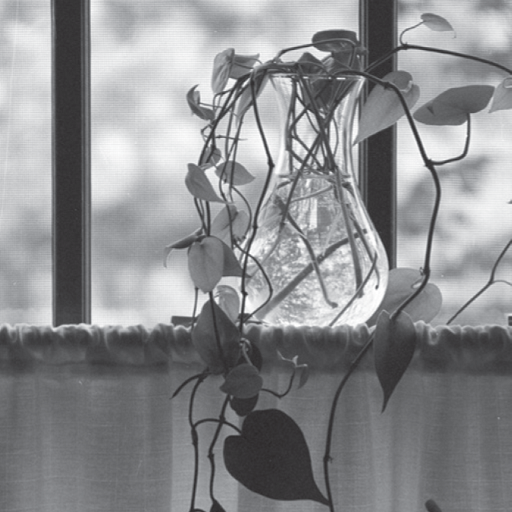
#> input picture data/image.png, 512 x 512 px
$ jupyter execute 'Test Function.ipynb'
#> lines starting #> are read from the running program, lines starting #| are printed output that depends on the picture
### oneDDWT.py
import numpy as np
from math import sqrt

## Supposition: lenght of the input N = 2^J

def one_DDWT(list,scale):
#> called with list = array of shape (4,), scale = 2
    input = np.copy(list)
    l = len(input) // 2
    while (l != 0 ):
        output = np.copy(input)
        for i in range(l):
            sum = (input[2 * i] + input[2 * i + 1]) / sqrt(2)           #h_phi pass
            difference = (input[2 * i] - input[2 * i + 1]) / sqrt(2)    #h_psi pass
            output[i] = sum                                             #Put the averaging at the right place
            output[l + i] = difference                                  #Put the difference at the right pplace
        input = np.copy(output)
        l = l // 2
        scale -= 1
        if scale == 0:                                                  #Continue until we did the number of scale wanted
            break
    return output


def inverse_one_DDWT(list,scale):
#> called with list = array of shape (4,), scale = 2
    input = np.copy(list)
    N = int(len(input))
    max_scale = np.log(N)/np.log(2)
    nb_to_skip = max_scale - scale
    l=0
    while l != N:
        if nb_to_skip >= 0:
            nb_to_skip-=1


        else:
            output = np.copy(input)
            for i in range(l):
                sum = input[i] * sqrt(2)
                difference = input[l+i] * sqrt(2)
                output[2*i] = (sum + difference)/2
                output[2*i+1] = (sum - difference)/2

            input = np.copy(output)

        if l == 0:
            l =1
        else:
            l = l * 2

    return output

### twoDDWT.py
from oneDDWT import *
import numpy as np
import matplotlib.pyplot as plt
import matplotlib.patches as patches

def twoDDWT(image_input,scale):
    image = np.copy(image_input)
    (l,c) = np.shape(image)

    for il in range(l):     #run through the lines
        image[il,:] = one_DDWT(image[il,:],scale)

    for ic in range(c):     #run through the columns
        image[:, ic] = one_DDWT(image[:, ic], scale)


    return image

def inverse_twoDDWT(image_input,scale):
    image = np.copy(image_input)
    (l,c) = np.shape(image)

    for ic in range(c):
        image[:,ic] = inverse_one_DDWT(image[:,ic],scale)

    for il in range(l):
        image[il,:] = inverse_one_DDWT(image[il,:],scale)

    return image

def plot_transform(transform, scale):
    (l,c) = np.shape(transform)

    ig, ax = plt.subplots(1)
    ax.imshow(transform,cmap='gray')

    for i in range(scale):
        rect = patches.Rectangle((l//2, c//2), l//2, c//2, linewidth=1, edgecolor='b', alpha = 0.1)  #Add a rectangle of color in the diagonal coefficients
        ax.add_patch(rect)
        l = l//2
        c = c//2

    plt.show()

### Test Function.ipynb
[cell 1]
import cv2
import numpy as np
from twoDDWT import *
from oneDDWT import *
import pylab
pylab.rcParams['figure.figsize'] = (10, 10)

# Test the 1-D transform
For f(x) = {1, 4, -3, 0}, the transform is supposed to be {1, 4, -2.121, -2.121} for a 2-scale transform

[cell 2]
f = np.array([1,4,-3,0],dtype='float64')   #The type has to be float otherwise,
transform = one_DDWT(f,2)
print(transform)

[cell 3]
reconstruct = inverse_one_DDWT(transform,2)
print(reconstruct)

We have the good transform and the good inverse transform

# Test the 2-D Transform

[cell 4]
image = cv2.imread('data/image.png', cv2.IMREAD_GRAYSCALE)
#> image: shape (512, 512); min 39, max 255, mean 140.9
image = image.astype('float64')
print(np.shape(image))
#| (512, 512)
plt.imshow(image,cmap='gray')

[cell 5]
transform = twoDDWT(image,2)
#> after the loop in twoDDWT, `for il in range(l):`:
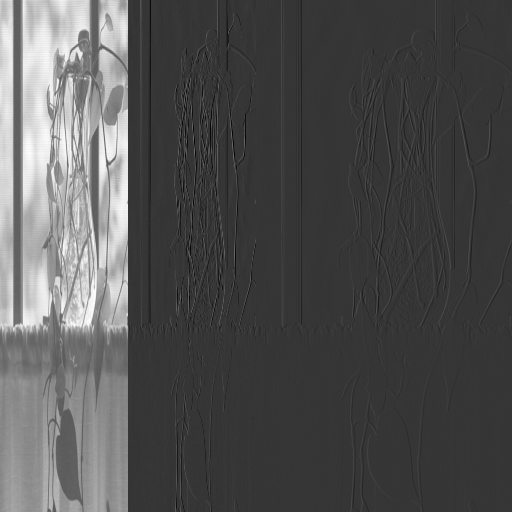
#> image: shape (512, 512) float64; min -137, max 510, mean 70.4; drawn with min black and max white
#> after the loop in twoDDWT, `for ic in range(c):`:
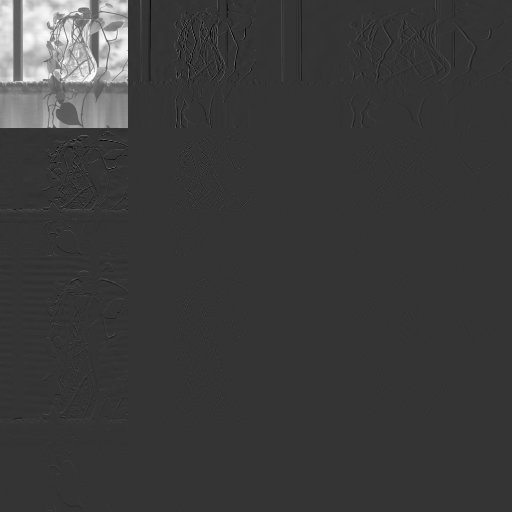
#> image: shape (512, 512) float64; min -261, max 1010.2, mean 35.2; drawn with min black and max white
plot_transform(transform,2)
#> in plot_transform, `plt.show()`:
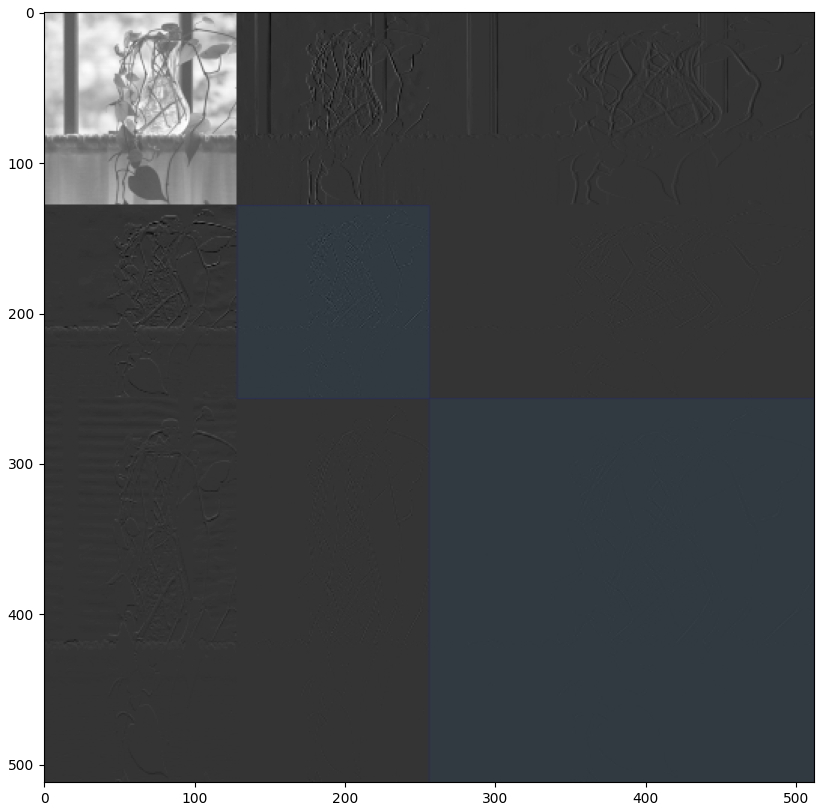
#> figure drawn by matplotlib, 1 panel
plt.savefig("data/2D_Transform.png")

[cell 6]
reconstruct = inverse_twoDDWT(transform,2)
#> after the loop in inverse_twoDDWT, `for il in range(l):`:
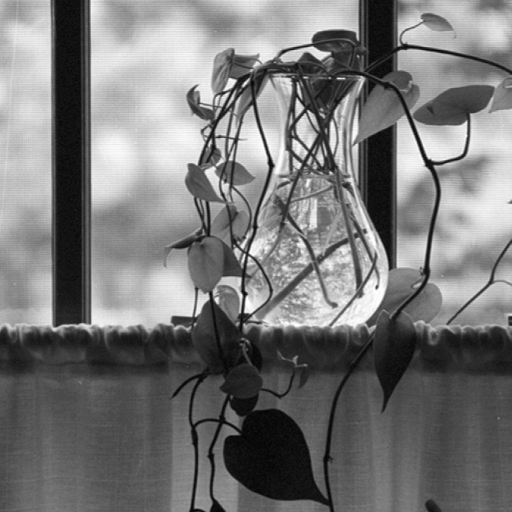
#> image: shape (512, 512) float64; min 39, max 255, mean 140.9; drawn with min black and max white
print(np.sum(reconstruct-image)/(512*512))
#| 2.928701118426469e-16
plot_transform(reconstruct,0)

The result of the transform is what was expected. When computing the inverse we get the same image as the input. The only error are the approximations of the computation (e-16 is negligable)
